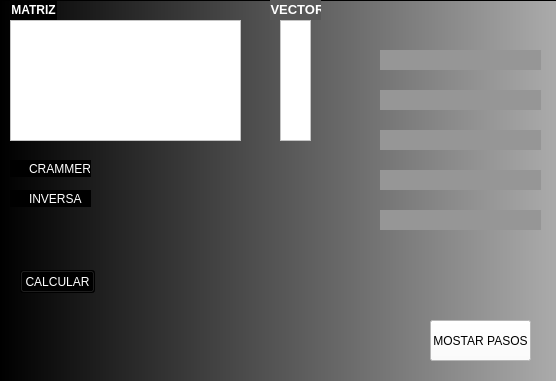
<?xml version="1.0" encoding="UTF-8"?>
<ui version="4.0">
 <class>MainWindow</class>
 <widget class="QMainWindow" name="MainWindow">
  <property name="geometry">
   <rect>
    <x>0</x>
    <y>0</y>
    <width>556</width>
    <height>381</height>
   </rect>
  </property>
  <property name="windowTitle">
   <string>MainWindow</string>
  </property>
  <widget class="QWidget" name="centralwidget">
   <widget class="QFrame" name="frame">
    <property name="geometry">
     <rect>
      <x>0</x>
      <y>0</y>
      <width>831</width>
      <height>601</height>
     </rect>
    </property>
    <property name="styleSheet">
     <string notr="true">background-color: qlineargradient(spread:pad, x1:0, y1:0, x2:1, y2:0, stop:0 rgba(0, 0, 0, 255), stop:1 rgba(255, 255, 255, 255));</string>
    </property>
    <property name="frameShape">
     <enum>QFrame::StyledPanel</enum>
    </property>
    <property name="frameShadow">
     <enum>QFrame::Raised</enum>
    </property>
    <widget class="QLabel" name="MATRIZ">
     <property name="geometry">
      <rect>
       <x>10</x>
       <y>0</y>
       <width>47</width>
       <height>20</height>
      </rect>
     </property>
     <property name="styleSheet">
      <string notr="true">background-color: rgb(0, 0, 0);</string>
     </property>
     <property name="text">
      <string>&lt;html&gt;&lt;head/&gt;&lt;body&gt;&lt;p align=&quot;center&quot;&gt;&lt;span style=&quot; font-weight:600; color:#ffffff;&quot;&gt;MATRIZ&lt;/span&gt;&lt;/p&gt;&lt;/body&gt;&lt;/html&gt;</string>
     </property>
    </widget>
    <widget class="QCheckBox" name="crame">
     <property name="geometry">
      <rect>
       <x>10</x>
       <y>160</y>
       <width>81</width>
       <height>17</height>
      </rect>
     </property>
     <property name="styleSheet">
      <string notr="true">color: rgb(255, 255, 255);
background-color: rgb(0, 0, 0);</string>
     </property>
     <property name="text">
      <string>CRAMMER</string>
     </property>
    </widget>
    <widget class="QCheckBox" name="inve">
     <property name="geometry">
      <rect>
       <x>10</x>
       <y>190</y>
       <width>81</width>
       <height>17</height>
      </rect>
     </property>
     <property name="styleSheet">
      <string notr="true">color: rgb(255, 255, 255);
background-color: rgb(0, 0, 0);</string>
     </property>
     <property name="text">
      <string>INVERSA</string>
     </property>
    </widget>
    <widget class="QPushButton" name="botonCal">
     <property name="geometry">
      <rect>
       <x>20</x>
       <y>270</y>
       <width>75</width>
       <height>23</height>
      </rect>
     </property>
     <property name="styleSheet">
      <string notr="true">color: rgb(255, 255, 255);
background-color: rgb(0, 0, 0);</string>
     </property>
     <property name="text">
      <string>CALCULAR</string>
     </property>
    </widget>
    <widget class="QPushButton" name="botonpas">
     <property name="geometry">
      <rect>
       <x>430</x>
       <y>320</y>
       <width>101</width>
       <height>41</height>
      </rect>
     </property>
     <property name="toolTip">
      <string>&lt;html&gt;&lt;head/&gt;&lt;body&gt;&lt;p align=&quot;center&quot;&gt;&lt;span style=&quot; font-size:10pt; font-weight:600;&quot;&gt;MOSTRAR PASOS&lt;/span&gt;&lt;/p&gt;&lt;/body&gt;&lt;/html&gt;</string>
     </property>
     <property name="whatsThis">
      <string>&lt;html&gt;&lt;head/&gt;&lt;body&gt;&lt;p align=&quot;center&quot;&gt;&lt;span style=&quot; font-size:10pt; font-weight:600;&quot;&gt;MOSTRAR PASOS&lt;/span&gt;&lt;/p&gt;&lt;/body&gt;&lt;/html&gt;</string>
     </property>
     <property name="styleSheet">
      <string notr="true">background-color: rgb(255, 255, 255);
color: rgb(0, 0, 0);</string>
     </property>
     <property name="text">
      <string>MOSTAR PASOS</string>
     </property>
    </widget>
    <widget class="QPlainTextEdit" name="entrada">
     <property name="geometry">
      <rect>
       <x>10</x>
       <y>20</y>
       <width>231</width>
       <height>121</height>
      </rect>
     </property>
     <property name="whatsThis">
      <string>&lt;!DOCTYPE HTML PUBLIC &quot;-//W3C//DTD HTML 4.0//EN&quot; &quot;http://www.w3.org/TR/REC-html40/strict.dtd&quot;&gt;
&lt;html&gt;&lt;head&gt;&lt;meta name=&quot;qrichtext&quot; content=&quot;1&quot; /&gt;&lt;style type=&quot;text/css&quot;&gt;
p, li { white-space: pre-wrap; }
&lt;/style&gt;&lt;/head&gt;&lt;body style=&quot; font-family:'MS Shell Dlg 2'; font-size:8pt; font-weight:400; font-style:normal;&quot;&gt;
&lt;p style=&quot;-qt-paragraph-type:empty; margin-top:0px; margin-bottom:0px; margin-left:0px; margin-right:0px; -qt-block-indent:0; text-indent:0px;&quot;&gt;&lt;br /&gt;&lt;/p&gt;&lt;/body&gt;&lt;/html&gt;</string>
     </property>
     <property name="styleSheet">
      <string notr="true">background-color: rgb(255, 255, 255);
color: rgb(0, 0, 0);</string>
     </property>
    </widget>
    <widget class="QPlainTextEdit" name="entrada_2">
     <property name="geometry">
      <rect>
       <x>280</x>
       <y>20</y>
       <width>31</width>
       <height>121</height>
      </rect>
     </property>
     <property name="whatsThis">
      <string>&lt;!DOCTYPE HTML PUBLIC &quot;-//W3C//DTD HTML 4.0//EN&quot; &quot;http://www.w3.org/TR/REC-html40/strict.dtd&quot;&gt;
&lt;html&gt;&lt;head&gt;&lt;meta name=&quot;qrichtext&quot; content=&quot;1&quot; /&gt;&lt;style type=&quot;text/css&quot;&gt;
p, li { white-space: pre-wrap; }
&lt;/style&gt;&lt;/head&gt;&lt;body style=&quot; font-family:'MS Shell Dlg 2'; font-size:8pt; font-weight:400; font-style:normal;&quot;&gt;
&lt;p style=&quot;-qt-paragraph-type:empty; margin-top:0px; margin-bottom:0px; margin-left:0px; margin-right:0px; -qt-block-indent:0; text-indent:0px;&quot;&gt;&lt;br /&gt;&lt;/p&gt;&lt;/body&gt;&lt;/html&gt;</string>
     </property>
     <property name="styleSheet">
      <string notr="true">background-color: rgb(255, 255, 255);
color: rgb(0,0,0);
</string>
     </property>
    </widget>
    <widget class="QLabel" name="MATRIZ_2">
     <property name="geometry">
      <rect>
       <x>270</x>
       <y>0</y>
       <width>51</width>
       <height>20</height>
      </rect>
     </property>
     <property name="styleSheet">
      <string notr="true">background-color: rgb(88, 88, 88);</string>
     </property>
     <property name="text">
      <string>&lt;html&gt;&lt;head/&gt;&lt;body&gt;&lt;p align=&quot;center&quot;&gt;&lt;span style=&quot; font-size:10pt; font-weight:600; color:#ffffff;&quot;&gt;VECTOR&lt;/span&gt;&lt;/p&gt;&lt;/body&gt;&lt;/html&gt;</string>
     </property>
    </widget>
    <widget class="QLabel" name="X">
     <property name="geometry">
      <rect>
       <x>380</x>
       <y>50</y>
       <width>161</width>
       <height>20</height>
      </rect>
     </property>
     <property name="styleSheet">
      <string notr="true">background-color: rgb(150, 150, 150);
</string>
     </property>
     <property name="text">
      <string/>
     </property>
    </widget>
    <widget class="QLabel" name="Z">
     <property name="geometry">
      <rect>
       <x>380</x>
       <y>130</y>
       <width>161</width>
       <height>20</height>
      </rect>
     </property>
     <property name="styleSheet">
      <string notr="true">background-color: rgb(150, 150, 150);</string>
     </property>
     <property name="text">
      <string/>
     </property>
    </widget>
    <widget class="QLabel" name="Y">
     <property name="geometry">
      <rect>
       <x>380</x>
       <y>90</y>
       <width>161</width>
       <height>20</height>
      </rect>
     </property>
     <property name="styleSheet">
      <string notr="true">background-color: rgb(150, 150, 150);</string>
     </property>
     <property name="text">
      <string/>
     </property>
    </widget>
    <widget class="QLabel" name="C">
     <property name="geometry">
      <rect>
       <x>380</x>
       <y>170</y>
       <width>161</width>
       <height>20</height>
      </rect>
     </property>
     <property name="styleSheet">
      <string notr="true">background-color: rgb(150, 150, 150);</string>
     </property>
     <property name="text">
      <string/>
     </property>
    </widget>
    <widget class="QLabel" name="A">
     <property name="geometry">
      <rect>
       <x>380</x>
       <y>210</y>
       <width>161</width>
       <height>20</height>
      </rect>
     </property>
     <property name="styleSheet">
      <string notr="true">background-color: rgb(150, 150, 150);</string>
     </property>
     <property name="text">
      <string/>
     </property>
    </widget>
    <zorder>MATRIZ</zorder>
    <zorder>crame</zorder>
    <zorder>inve</zorder>
    <zorder>botonCal</zorder>
    <zorder>botonpas</zorder>
    <zorder>entrada</zorder>
    <zorder>entrada_2</zorder>
    <zorder>MATRIZ_2</zorder>
    <zorder>Z</zorder>
    <zorder>Y</zorder>
    <zorder>C</zorder>
    <zorder>A</zorder>
    <zorder>X</zorder>
   </widget>
  </widget>
 </widget>
 <resources/>
 <connections/>
</ui>
